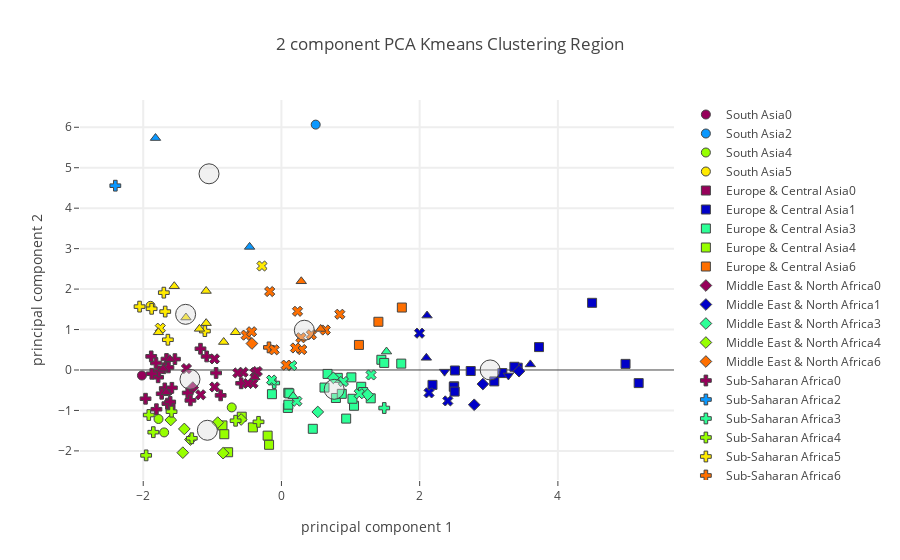

Notebook cell for this chart:
### Code cell
plot_plotly(principalDf_socio,"Region",region_centers_socio,"Socioeconomic + Foods")

### Figure 1 — Plotly figure (JSON) as saved in the notebook; plotly's stock layout.template omitted (floating-point values rounded to 4 significant figures)
{"data": [{"marker": {"color": "rgb(150,0,90)", "line": {"width": 1}, "size": 9, "symbol": 0}, "mode": "markers", "name": "South Asia0", "text": ["Bangladesh", "India"], "type": "scatter", "uid": "c5987194-04c8-4609-b5f4-37dacd163449", "x": [-2.018, -1.634], "y": [-0.1371, -0.5239]}, {"marker": {"color": "rgb(0,0,200)", "line": {"width": 1}, "size": 9, "symbol": 0}, "mode": "markers", "name": "South Asia1", "text": [], "type": "scatter", "uid": "c48e854d-b4a0-41d8-acad-d4d69e88b80b", "x": [], "y": []}, {"marker": {"color": "rgb(10,152,255)", "line": {"width": 1}, "size": 9, "symbol": 0}, "mode": "markers", "name": "South Asia2", "text": ["Maldives"], "type": "scatter", "uid": "b0197a42-d922-4f5d-8b1f-7632af6f6b80", "x": [0.4958], "y": [6.065]}, {"marker": {"color": "rgb(44,255,150)", "line": {"width": 1}, "size": 9, "symbol": 0}, "mode": "markers", "name": "South Asia3", "text": [], "type": "scatter", "uid": "591597fc-8bbb-4f4b-ac5e-e52153fdb090", "x": [], "y": []}, {"marker": {"color": "rgb(151,255,0)", "line": {"width": 1}, "size": 9, "symbol": 0}, "mode": "markers", "name": "South Asia4", "text": ["Afghanistan", "Nepal", "Pakistan"], "type": "scatter", "uid": "4ce973be-d7bb-478f-a010-2c89c9ae12bc", "x": [-1.697, -1.779, -0.7191], "y": [-1.543, -1.212, -0.9256]}, {"marker": {"color": "rgb(255,234,0)", "line": {"width": 1}, "size": 9, "symbol": 0}, "mode": "markers", "name": "South Asia5", "text": ["Sri Lanka"], "type": "scatter", "uid": "55a4ae97-875a-4755-a1a8-22029fda5374", "x": [-1.894], "y": [1.586]}, {"marker": {"color": "rgb(255,111,0)", "line": {"width": 1}, "size": 9, "symbol": 0}, "mode": "markers", "name": "South Asia6", "text": [], "type": "scatter", "uid": "38f8827c-7ef4-450f-83d5-bdfcfd976081", "x": [], "y": []}, {"marker": {"color": "rgb(150,0,90)", "line": {"width": 1}, "size": 9, "symbol": 1}, "mode": "markers", "name": "Europe & Central Asia0", "text": ["Tajikistan"], "type": "scatter", "uid": "01afc4ef-fe61-4ad6-88a4-f6ed246c9684", "x": [-1.605], "y": [-0.8857]}, {"marker": {"color": "rgb(0,0,200)", "line": {"width": 1}, "size": 9, "symbol": 1}, "mode": "markers", "name": "Europe & Central Asia1", "text": ["Austria", "Belgium", "Denmark", "Finland", "France", "Germany", "Iceland", "Ireland", "Luxembourg", "Netherlands", "Norway", "Sweden", "Switzerland", "United Kingdom"], "type": "scatter", "uid": "b9040ed7-3185-4e08-ba7c-3991aa4f07ab", "x": [2.499, 5.169, 2.739, 3.08, 2.51, 2.494, 4.495, 2.506, 4.979, 3.419, 3.727, 3.371, 3.196, 2.185], "y": [-0.4041, -0.3243, -0.0258, -0.2819, -0.01235, -0.4146, 1.66, -0.5334, 0.1507, 0.0571, 0.5664, 0.07984, -0.07609, -0.3679]}, {"marker": {"color": "rgb(10,152,255)", "line": {"width": 1}, "size": 9, "symbol": 1}, "mode": "markers", "name": "Europe & Central Asia2", "text": [], "type": "scatter", "uid": "31162f10-6e2e-44fa-8f54-1666299d5759", "x": [], "y": []}, {"marker": {"color": "rgb(44,255,150)", "line": {"width": 1}, "size": 9, "symbol": 1}, "mode": "markers", "name": "Europe & Central Asia3", "text": ["Albania", "Armenia", "Belarus", "Bulgaria", "Croatia", "Czechia", "Estonia", "Greece", "Hungary", "Italy", "Kazakhstan", "Latvia", "Lithuania", "Montenegro", "Poland", "Romania", "Russian Federation", "Serbia", "Slovakia", "Slovenia", "Ukraine"], "type": "scatter", "uid": "fd3eff8d-3728-4840-a095-b9bcb2b5fd13", "x": [0.9365, 0.09279, 1.012, 0.1, 0.6674, 1.155, 1.05, 1.446, 0.6233, 1.487, 1.028, 0.8152, 1.734, 1.292, 0.7881, 0.4538, 0.8732, -0.1376, 0.0993, 1.182, 0.1144], "y": [-1.202, -0.9383, -0.1822, -0.8579, -0.09693, -0.4149, -0.8846, 0.2527, -0.4345, 0.1751, -0.7117, -0.1941, 0.1574, -0.7003, -0.6921, -1.454, -0.5896, -0.5981, -0.5645, -0.5447, -0.5779]}, {"marker": {"color": "rgb(151,255,0)", "line": {"width": 1}, "size": 9, "symbol": 1}, "mode": "markers", "name": "Europe & Central Asia4", "text": ["Azerbaijan", "Bosnia and Herzegovina", "Georgia", "Kyrgyzstan", "Turkey", "Turkmenistan", "Uzbekistan"], "type": "scatter", "uid": "0a9a1250-6b7e-4efd-abae-423039a3a1bf", "x": [-0.7716, -0.5742, -0.8532, -0.4132, -0.1997, -0.1789, -0.8269], "y": [-2.033, -1.155, -1.37, -1.42, -1.623, -1.849, -1.588]}, {"marker": {"color": "rgb(255,234,0)", "line": {"width": 1}, "size": 9, "symbol": 1}, "mode": "markers", "name": "Europe & Central Asia5", "text": [], "type": "scatter", "uid": "261c0d0c-bf32-44a0-aa08-173860316a8e", "x": [], "y": []}, {"marker": {"color": "rgb(255,111,0)", "line": {"width": 1}, "size": 9, "symbol": 1}, "mode": "markers", "name": "Europe & Central Asia6", "text": ["Cyprus", "Portugal", "Spain"], "type": "scatter", "uid": "dd5beea2-581f-47ce-aba2-7b050e344d0c", "x": [1.121, 1.403, 1.742], "y": [0.6197, 1.192, 1.544]}, {"marker": {"color": "rgb(150,0,90)", "line": {"width": 1}, "size": 9, "symbol": 2}, "mode": "markers", "name": "Middle East & North Africa0", "text": ["Tunisia"], "type": "scatter", "uid": "83360d86-2bfc-46fc-b1f0-dcd89ab994c8", "x": [-1.283], "y": [-0.4353]}, {"marker": {"color": "rgb(0,0,200)", "line": {"width": 1}, "size": 9, "symbol": 2}, "mode": "markers", "name": "Middle East & North Africa1", "text": ["Israel", "Kuwait", "Malta"], "type": "scatter", "uid": "3ea6dcdc-515e-4c35-8a13-251eff07f98b", "x": [2.915, 2.789, 3.438], "y": [-0.3477, -0.8598, -0.02945]}, {"marker": {"color": "rgb(10,152,255)", "line": {"width": 1}, "size": 9, "symbol": 2}, "mode": "markers", "name": "Middle East & North Africa2", "text": [], "type": "scatter", "uid": "3da01e18-cc5d-4e83-98f9-cd25b43ec230", "x": [], "y": []}, {"marker": {"color": "rgb(44,255,150)", "line": {"width": 1}, "size": 9, "symbol": 2}, "mode": "markers", "name": "Middle East & North Africa3", "text": ["Oman", "Saudi Arabia", "United Arab Emirates"], "type": "scatter", "uid": "56889d42-7c20-4b76-9728-40db3d6c6dee", "x": [0.7516, 0.5257, 1.246], "y": [-0.1935, -1.038, -0.6096]}, {"marker": {"color": "rgb(151,255,0)", "line": {"width": 1}, "size": 9, "symbol": 2}, "mode": "markers", "name": "Middle East & North Africa4", "text": ["Algeria", "Egypt", "Iran (Islamic Republic of)", "Iraq", "Jordan", "Morocco", "Yemen"], "type": "scatter", "uid": "258fc2a3-6b17-4f04-91f2-501b3965be65", "x": [-0.8441, -1.427, -0.9224, -1.405, -0.5828, -1.317, -1.601], "y": [-2.056, -2.044, -1.301, -1.457, -1.224, -1.719, -1.236]}, {"marker": {"color": "rgb(255,234,0)", "line": {"width": 1}, "size": 9, "symbol": 2}, "mode": "markers", "name": "Middle East & North Africa5", "text": [], "type": "scatter", "uid": "3e8a7d22-bd79-44f3-b84c-8e774e1cc41c", "x": [], "y": []}, {"marker": {"color": "rgb(255,111,0)", "line": {"width": 1}, "size": 9, "symbol": 2}, "mode": "markers", "name": "Middle East & North Africa6", "text": ["Lebanon"], "type": "scatter", "uid": "15447f7a-ea5e-4a3b-90a1-557f32490a38", "x": [-0.4267], "y": [0.6543]}, {"marker": {"color": "rgb(150,0,90)", "line": {"width": 1}, "size": 9, "symbol": 3}, "mode": "markers", "name": "Sub-Saharan Africa0", "text": ["Angola", "Benin", "Botswana", "Cabo Verde", "Cameroon", "Central African Republic", "Chad", "Gambia", "Guinea", "Guinea-Bissau", "Kenya", "Liberia", "Madagascar", "Malawi", "Mozambique", "Namibia", "Nigeria", "Senegal", "Eswatini", "Togo", "United Republic of Tanzania", "Zambia", "Zimbabwe"], "type": "scatter", "uid": "d461f65d-f372-4130-aa8e-5b7aa4f80d25", "x": [-1.082, -1.541, -0.8796, -0.5825, -1.663, -1.171, -1.809, -1.65, -1.784, -1.815, -1.356, -1.7, -1.688, -1.967, -1.772, -0.9454, -1.884, -1.585, -1.317, -1.877, -1.635, -1.733, -1.61], "y": [0.3348, 0.2693, -0.6274, -0.3287, 0.2718, 0.5252, -0.97, -0.8311, -0.1804, 0.1723, -0.5668, 0.04394, -0.4558, -0.7106, -0.03611, -0.07411, 0.3372, -0.4406, -0.7509, -0.09294, 0.06345, -0.5874, -0.7892]}, {"marker": {"color": "rgb(0,0,200)", "line": {"width": 1}, "size": 9, "symbol": 3}, "mode": "markers", "name": "Sub-Saharan Africa1", "text": [], "type": "scatter", "uid": "48bb9070-4372-45cc-8008-70b75b8ed441", "x": [], "y": []}, {"marker": {"color": "rgb(10,152,255)", "line": {"width": 1}, "size": 9, "symbol": 3}, "mode": "markers", "name": "Sub-Saharan Africa2", "text": ["Sao Tome and Principe"], "type": "scatter", "uid": "3154e823-408f-47fd-84a7-f7d0204ba190", "x": [-2.404], "y": [4.556]}, {"marker": {"color": "rgb(44,255,150)", "line": {"width": 1}, "size": 9, "symbol": 3}, "mode": "markers", "name": "Sub-Saharan Africa3", "text": ["Mauritius", "Sudan"], "type": "scatter", "uid": "1767aeab-466d-4b7a-a140-7345cb9becea", "x": [-0.1048, 1.487], "y": [-0.3221, -0.94]}, {"marker": {"color": "rgb(151,255,0)", "line": {"width": 1}, "size": 9, "symbol": 3}, "mode": "markers", "name": "Sub-Saharan Africa4", "text": ["Burkina Faso", "Ethiopia", "Lesotho", "Mali", "Mauritania", "Niger", "South Africa"], "type": "scatter", "uid": "68202a5a-a5bf-4e8a-845d-f94918e2b7f9", "x": [-1.854, -1.92, -1.958, -1.297, -0.6634, -1.59, -0.3317], "y": [-1.537, -1.113, -2.111, -1.688, -1.255, -1.03, -1.282]}, {"marker": {"color": "rgb(255,234,0)", "line": {"width": 1}, "size": 9, "symbol": 3}, "mode": "markers", "name": "Sub-Saharan Africa5", "text": ["Congo (note no data in Food suppley tables for DRC)", "CÃƒÂ´te d'Ivoire", "Ghana", "Rwanda", "Sierra Leone", "Uganda"], "type": "scatter", "uid": "17601a25-4d93-4c35-ad14-ef75439d65f1", "x": [-1.108, -2.053, -1.702, -1.878, -1.643, -1.682], "y": [0.9615, 1.566, 1.912, 1.513, 0.7478, 1.444]}, {"marker": {"color": "rgb(255,111,0)", "line": {"width": 1}, "size": 9, "symbol": 3}, "mode": "markers", "name": "Sub-Saharan Africa6", "text": ["Gabon"], "type": "scatter", "uid": "031d4c63-d057-4cdb-b9c1-362bc10aec2a", "x": [-0.1806], "y": [0.5589]}, {"marker": {"color": "rgb(150,0,90)", "line": {"width": 1}, "size": 9, "symbol": 4}, "mode": "markers", "name": "Latin America & Caribbean0", "text": ["Belize", "Bolivia (Plurinational State of)", "Cuba", "El Salvador", "Guatemala", "Guyana", "Honduras", "Nicaragua", "Peru", "Suriname"], "type": "scatter", "uid": "823b46e1-3fda-422b-a7bc-4424288108c9", "x": [-0.5541, -0.4103, -0.4839, -0.9683, -1.375, -0.3831, -0.9662, -1.169, -0.6306, -0.3493], "y": [-0.05601, -0.3301, -0.3338, 0.2742, 0.03483, -0.06744, -0.42, -0.6127, -0.07271, -0.03713]}, {"marker": {"color": "rgb(0,0,200)", "line": {"width": 1}, "size": 9, "symbol": 4}, "mode": "markers", "name": "Latin America & Caribbean1", "text": ["Argentina", "Bahamas", "Uruguay"], "type": "scatter", "uid": "eec98a07-a276-480a-a40c-039a1e0c9a9f", "x": [2.136, 1.998, 2.407], "y": [-0.5656, 0.9095, -0.7645]}, {"marker": {"color": "rgb(10,152,255)", "line": {"width": 1}, "size": 9, "symbol": 4}, "mode": "markers", "name": "Latin America & Caribbean2", "text": [], "type": "scatter", "uid": "1462a92d-1023-44df-a9a0-dc7d70dcafc9", "x": [], "y": []}, {"marker": {"color": "rgb(44,255,150)", "line": {"width": 1}, "size": 9, "symbol": 4}, "mode": "markers", "name": "Latin America & Caribbean3", "text": ["Brazil", "Chile", "Mexico", "Panama", "Paraguay", "Venezuela (Bolivarian Republic of)"], "type": "scatter", "uid": "f06fe9af-7d08-48a8-bc58-ef1e2560e3ff", "x": [1.297, 1.126, 0.2231, 0.1491, -0.1425, 0.8962], "y": [-0.123, -0.5868, -0.7706, 0.1098, -0.2492, -0.2852]}, {"marker": {"color": "rgb(151,255,0)", "line": {"width": 1}, "size": 9, "symbol": 4}, "mode": "markers", "name": "Latin America & Caribbean4", "text": [], "type": "scatter", "uid": "bee0cb04-3d5d-4768-8a55-df5f760e630f", "x": [], "y": []}, {"marker": {"color": "rgb(255,234,0)", "line": {"width": 1}, "size": 9, "symbol": 4}, "mode": "markers", "name": "Latin America & Caribbean5", "text": ["Dominica", "Haiti"], "type": "scatter", "uid": "253ae71c-32fb-4a84-9936-919c24c19697", "x": [-0.2816, -1.753], "y": [2.571, 1.034]}, {"marker": {"color": "rgb(255,111,0)", "line": {"width": 1}, "size": 9, "symbol": 4}, "mode": "markers", "name": "Latin America & Caribbean6", "text": ["Antigua and Barbuda", "Barbados", "Colombia", "Costa Rica", "Dominican Republic", "Ecuador", "Grenada", "Jamaica", "Saint Kitts and Nevis", "Saint Lucia", "Saint Vincent and the Grenadines", "Trinidad and Tobago"], "type": "scatter", "uid": "8b845fe2-1b38-465b-a202-2728be576ac9", "x": [0.8448, 0.6348, 0.06953, 0.2934, -0.5108, -0.1052, -0.1699, -0.4315, 0.4334, 0.2324, 0.2824, 0.2032], "y": [1.378, 0.9877, 0.12, 0.5053, 0.861, 0.4987, 1.939, 0.9456, 0.8713, 1.451, 0.797, 0.5441]}, {"marker": {"color": "rgb(150,0,90)", "line": {"width": 1}, "size": 9, "symbol": 5}, "mode": "markers", "name": "East Asia & Pacific0", "text": ["Cambodia", "China, mainland", "Lao People's Democratic Republic", "Timor-Leste"], "type": "scatter", "uid": "5ffa96f8-8b00-4f6b-b8f9-1a8f506384bf", "x": [-1.616, -0.3854, -1.667, -1.713], "y": [0.268, -0.1792, -0.5517, 0.02994]}, {"marker": {"color": "rgb(0,0,200)", "line": {"width": 1}, "size": 9, "symbol": 5}, "mode": "markers", "name": "East Asia & Pacific1", "text": ["Australia", "Japan", "New Zealand"], "type": "scatter", "uid": "bdaf6c18-868d-45e3-b57b-4ba8759f5f0a", "x": [3.601, 2.107, 2.097], "y": [0.1377, 1.345, 0.3004]}, {"marker": {"color": "rgb(10,152,255)", "line": {"width": 1}, "size": 9, "symbol": 5}, "mode": "markers", "name": "East Asia & Pacific2", "text": ["Kiribati", "Malaysia"], "type": "scatter", "uid": "4ef03fcd-0b1b-41bf-846f-298050b3c14e", "x": [-1.822, -0.4608], "y": [5.733, 3.043]}, {"marker": {"color": "rgb(44,255,150)", "line": {"width": 1}, "size": 9, "symbol": 5}, "mode": "markers", "name": "East Asia & Pacific3", "text": ["Brunei Darussalam", "Mongolia"], "type": "scatter", "uid": "eeb895c1-eec7-41e4-af7a-4429fd89cd36", "x": [1.52, 0.1701], "y": [0.4556, -0.6468]}, {"marker": {"color": "rgb(151,255,0)", "line": {"width": 1}, "size": 9, "symbol": 5}, "mode": "markers", "name": "East Asia & Pacific4", "text": [], "type": "scatter", "uid": "7aef98cd-2679-4c1b-a7dd-d5490f8b38e7", "x": [], "y": []}, {"marker": {"color": "rgb(255,234,0)", "line": {"width": 1}, "size": 9, "symbol": 5}, "mode": "markers", "name": "East Asia & Pacific5", "text": ["Fiji", "Indonesia", "Myanmar", "Philippines", "Solomon Islands", "Thailand", "Vanuatu", "Viet Nam"], "type": "scatter", "uid": "a4975cc6-50f5-482c-868b-0d9cd049e249", "x": [-0.6646, -1.78, -0.8358, -1.55, -1.382, -1.089, -1.09, -1.186], "y": [0.9326, 0.9317, 0.691, 2.071, 1.297, 1.158, 1.953, 1.016]}, {"marker": {"color": "rgb(255,111,0)", "line": {"width": 1}, "size": 9, "symbol": 5}, "mode": "markers", "name": "East Asia & Pacific6", "text": ["Republic of Korea", "Samoa"], "type": "scatter", "uid": "60f8aeff-784d-4dfc-96a1-e73349a6bbc2", "x": [0.567, 0.2869], "y": [1.015, 2.193]}, {"marker": {"color": "rgb(150,0,90)", "line": {"width": 1}, "size": 9, "symbol": 6}, "mode": "markers", "name": "North America0", "text": [], "type": "scatter", "uid": "9b994306-c8c5-4d0a-84ab-3719648fa0d6", "x": [], "y": []}, {"marker": {"color": "rgb(0,0,200)", "line": {"width": 1}, "size": 9, "symbol": 6}, "mode": "markers", "name": "North America1", "text": ["Canada", "United States of America"], "type": "scatter", "uid": "c8295631-2ab8-42bf-b6fe-e8ddc4c94930", "x": [2.36, 3.284], "y": [-0.0409, -0.1346]}, {"marker": {"color": "rgb(10,152,255)", "line": {"width": 1}, "size": 9, "symbol": 6}, "mode": "markers", "name": "North America2", "text": [], "type": "scatter", "uid": "05db4b24-3775-4a73-bc37-14cc9eed0b8c", "x": [], "y": []}, {"marker": {"color": "rgb(44,255,150)", "line": {"width": 1}, "size": 9, "symbol": 6}, "mode": "markers", "name": "North America3", "text": [], "type": "scatter", "uid": "a3113764-ca6d-44b4-a9a3-4993af03e17f", "x": [], "y": []}, {"marker": {"color": "rgb(151,255,0)", "line": {"width": 1}, "size": 9, "symbol": 6}, "mode": "markers", "name": "North America4", "text": [], "type": "scatter", "uid": "c85f8b4b-3514-499d-92f3-5d1f5a8e8ee4", "x": [], "y": []}, {"marker": {"color": "rgb(255,234,0)", "line": {"width": 1}, "size": 9, "symbol": 6}, "mode": "markers", "name": "North America5", "text": [], "type": "scatter", "uid": "c92807e1-b964-4061-90ea-077df23b30eb", "x": [], "y": []}, {"marker": {"color": "rgb(255,111,0)", "line": {"width": 1}, "size": 9, "symbol": 6}, "mode": "markers", "name": "North America6", "text": [], "type": "scatter", "uid": "bf940c65-1ac8-46f5-b06a-207545c836ba", "x": [], "y": []}, {"marker": {"color": "rgba(220, 220, 220, .4)", "line": {"width": 1}, "size": 20}, "mode": "markers", "name": "Center", "type": "scatter", "uid": "f6e5625b-ded7-40da-a885-fd94e30dbc7e", "x": [-1.323, 3.02, -1.048, 0.7634, -1.072, -1.387, 0.3311], "y": [-0.2307, 0.0009539, 4.849, -0.478, -1.49, 1.376, 0.9829]}], "layout": {"hovermode": "closest", "showlegend": true, "title": {"text": "2 component PCA Kmeans Clustering Region"}, "xaxis": {"gridwidth": 2, "ticklen": 5, "title": {"text": "principal component 1"}, "zeroline": false}, "yaxis": {"gridwidth": 2, "ticklen": 5, "title": {"text": "principal component 2"}}}}
